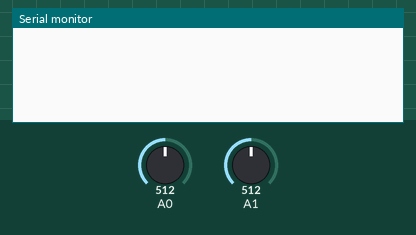
A sketch run on a simulated Arduino Nano, built with avr-gcc and run on an emulated ATmega328P. Parts: the last lines printed to the serial monitor. The inputs (shaded band) are chosen by the test bench; at power-on: A0 = 512, A1 = 512.

Above: at 1.2 s.
1.3 s: A0 set to 316
2.8 s: A0 set to 291
At 3.4 s:
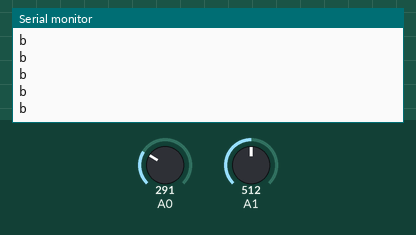
4.7 s: A1 set to 314
6.2 s: A1 set to 281
At 7.2 s:
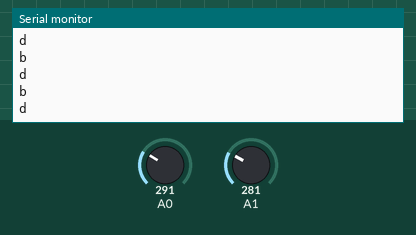

Measured:
- the behaviour switches between 300 and 299 on A0 (found by bisection; images 0 and 1)
- the behaviour switches between 300 and 299 on A1 (found by bisection; images 1 and 2)
- after the input at 2.8 s, the serial monitor: prints a new line at once (image 1)
- after the input at 6.2 s, the serial monitor: prints a new line at once (image 2)

The sketch:

nano_joystick_to_esp01.ino
```cpp
//Nano to ESP
#include <SoftwareSerial.h>
SoftwareSerial mySerial(2, 3); // RX, TX


void setup() {
  // put your setup code here, to run once:
//  pinMode(5, OUTPUT);
  Serial.begin(9600);
  mySerial.begin(9600);
}

void loop()
{
 // digitalWrite(5, HIGH);
  if (analogRead(A0) > 1000)
  {
    mySerial.println('a');
    Serial.println('a');
  }

  if (analogRead(A0) < 300)
  {
    mySerial.println('b');
    Serial.println('b');
  }

  if (analogRead(A1) > 800)
  {
    mySerial.println('c');
    Serial.println('c');
  }

  if (analogRead(A1) < 300)
  {
    mySerial.println('d');
    Serial.println('d');
  }
}
```
